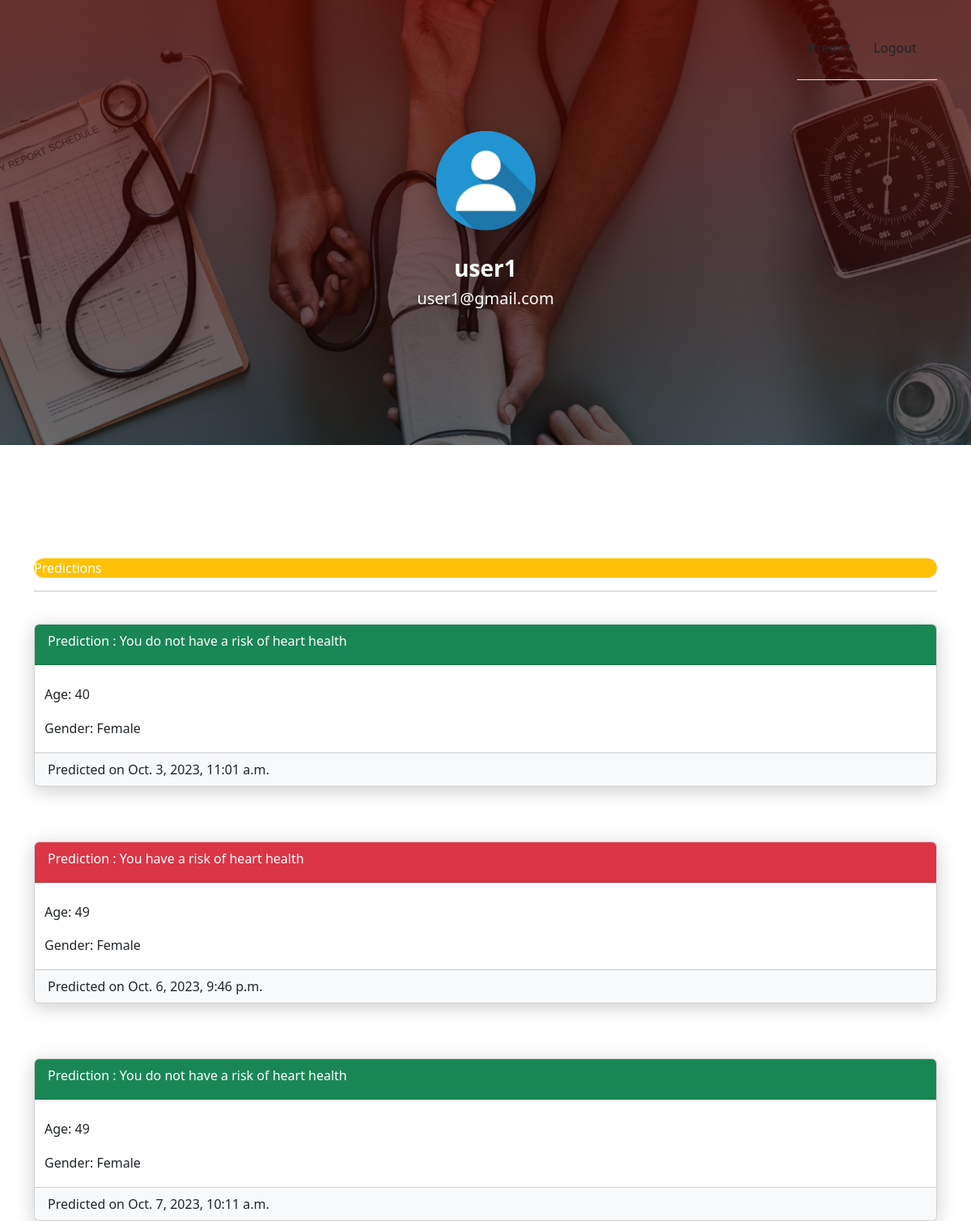
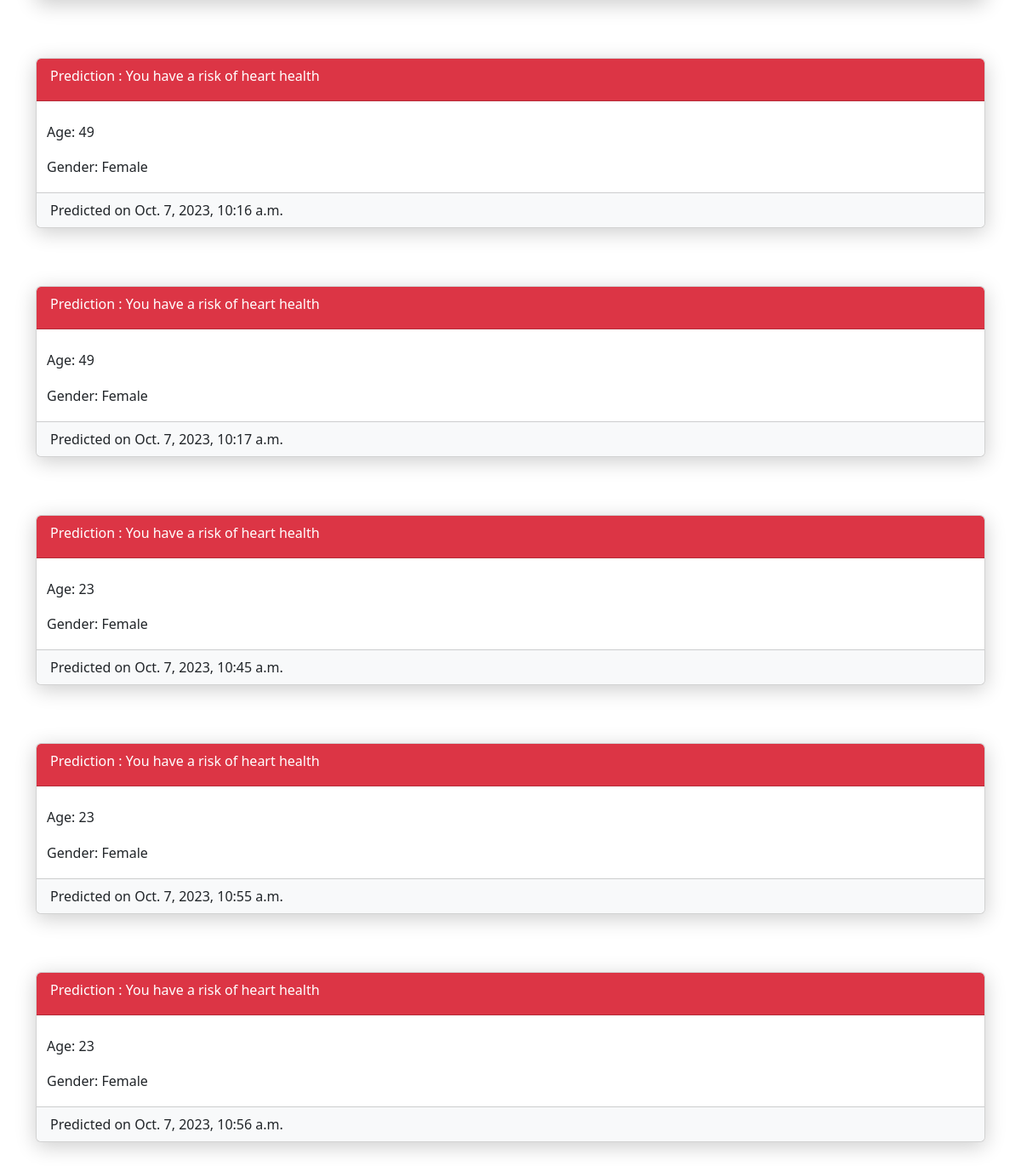
Page /accounts/profile/1/ (signed in) on the committed database (2 pictures, top to bottom).
### accounts/models.py (models this page shows, shortened)
class UserProfileInfo(models.Model):
    user = models.OneToOneField(User, on_delete=models.CASCADE, related_name='profile')
    profile_pic = models.ImageField(upload_to='profile_pics', default="1.jpg")

### predict_risk/models.py (models this page shows, shortened)
class Predictions(models.Model):
    profile = models.ForeignKey(UserProfileInfo, on_delete=models.CASCADE, related_name='predict')
    age = models.IntegerField()
    gender = models.IntegerField(choices=gender_choices, default=0)
    cp = models.IntegerField(choices=cp_choice,default=0)
    resting_bp = models.IntegerField()
    serum_cholesterol = models.IntegerField()
    fasting_blood_sugar = models.IntegerField(choices=fasting_blood_sugar_choices,default=0)
    resting_ecg = models.IntegerField(choices=resting_ecg_choices,default=0)
    max_heart_rate = models.IntegerField()
    exercise_induced_angina = models.IntegerField(choices=exercise_induced_angina_choices,default=0)
    st_depression = models.DecimalField(max_digits=4, decimal_places=2)
    st_slope = models.IntegerField(choices=st_slope_choices)
    predicted_on = models.DateTimeField(default=timezone.now)
    result=models.IntegerField()

### accounts/views.py (the view)
# urls.py: path('profile/<int:pk>/', views.ProfileDetailView.as_view(), name='profile'),
class ProfileDetailView(LoginRequiredMixin, DetailView):
    login_url = '/'
    redirect_field_name = '/'
    model = UserProfileInfo
    template_name = 'profileview.html'
    def get_context_data(self, **kwargs):
        if self.request.session.has_key('user_id'):
            u_id = self.request.session['user_id']
            context = super(ProfileDetailView, self).get_context_data(**kwargs)
            context['user_id'] = u_id
        return context

### accounts/templates/profileview.html (shortened to what this page needs)
<!DOCTYPE html>
{% load static %}
<html lang="en">
<head>
    <link href="{% static 'css/now-ui-kit.css' %}" rel="stylesheet" />
    <link href="https://cdn.jsdelivr.net/npm/bootstrap@5.3.2/dist/css/bootstrap.min.css" rel="stylesheet">
    <link href="{% static 'css/stylebgimage.css' %}" rel="stylesheet" />
</head>
<body class="profile-page sidebar-collapse">
 <nav class="navbar navbar-expand-lg bg-primary fixed-top navbar-transparent" color-on-scroll="400" >
        <div class="container">
            <div class="collapse navbar-collapse justify-content-end" id="navigation" data-nav-image="">
                <ul class="nav nav-tabs" data-tabs="tabs">
                    <li class="nav-item">
                        <a href="{% url 'predict:predict' pk=user_id %}" class="btn btn-neutral">Predict</a>
                    </li>
                    <li class="nav-item">
                      <a href="{% url 'accounts:logout'%}"  class="btn btn-neutral">Logout</a>
                    </li>
                </ul>
            </div>
        </div>
    </nav>
    <div class="wrapper">
        <div class="page-header page-header-small" filter-color="orange" style="max-height: 100px;">
            <div class="container">
                <div class="content-center">
                    <div class="photo-container">
                        <img src="{{userprofileinfo.profile_pic.url}}" width="100%" height="100%"/>
                    </div>
                    <h3 class="title">{{ userprofileinfo.user.username }}</h3>
                    <p class="h5">{{ userprofileinfo.user.email }}</p>
                    </div>
                </div>
            </div>
        </div>
    <div class="section">
    </div>
    <div class="container">
    <div class="card-header bg-warning btn-round text-white">Predictions</div>
        <hr>
        {% for pred in userprofileinfo.predict.all  %}
            <br>
             <div class="card card-login" style="width: 100%">
                    {% if pred.result %}
                    <div class="card-header bg-danger text-white" style="height: 50px;"> Prediction : You have a risk of heart health
                    </div>
                    {% else %}
                    <div class="card-header bg-success text-white" style="height: 50px;"> Prediction : You do not have a risk of heart health
                    </div>
                    {% endif %}
                    <div class="container">
                        <br>
                        <p>Age: {{pred.age}}</p>
                        {%if pred.gender == 1 %}
                        <p>Gender: Male</p>
                        {% else %}
                        <p>Gender: Female</p>
                        {% endif %}
                    </div>
                    <div class="card-footer bg-light" >Predicted on {{ pred.predicted_on }}</div>
            </div>
            <br>
        {% endfor %}
    </div>
</body>
</html>

### rows in the picture
UserProfileInfo: profile_pic (picture), user.username "user1", user.email "user1@gmail.com"
Predictions: shows "Prediction : You do not have a risk of heart health", age "40", gender "Gender: Female", predicted_on "Oct. 3, 2023, 11:01 a.m."
Predictions: shows "Prediction : You have a risk of heart health", age "49", gender "Gender: Female", predicted_on "Oct. 6, 2023, 9:46 p.m."
Predictions: shows "Prediction : You do not have a risk of heart health", age "49", gender "Gender: Female", predicted_on "Oct. 7, 2023, 10:11 a.m."
Predictions: shows "Prediction : You have a risk of heart health", age "49", gender "Gender: Female", predicted_on "Oct. 7, 2023, 10:16 a.m."
Predictions: shows "Prediction : You have a risk of heart health", age "49", gender "Gender: Female", predicted_on "Oct. 7, 2023, 10:17 a.m."
Predictions: shows "Prediction : You have a risk of heart health", age "23", gender "Gender: Female", predicted_on "Oct. 7, 2023, 10:45 a.m."
Predictions: shows "Prediction : You have a risk of heart health", age "23", gender "Gender: Female", predicted_on "Oct. 7, 2023, 10:55 a.m."
Predictions: shows "Prediction : You have a risk of heart health", age "23", gender "Gender: Female", predicted_on "Oct. 7, 2023, 10:56 a.m."
